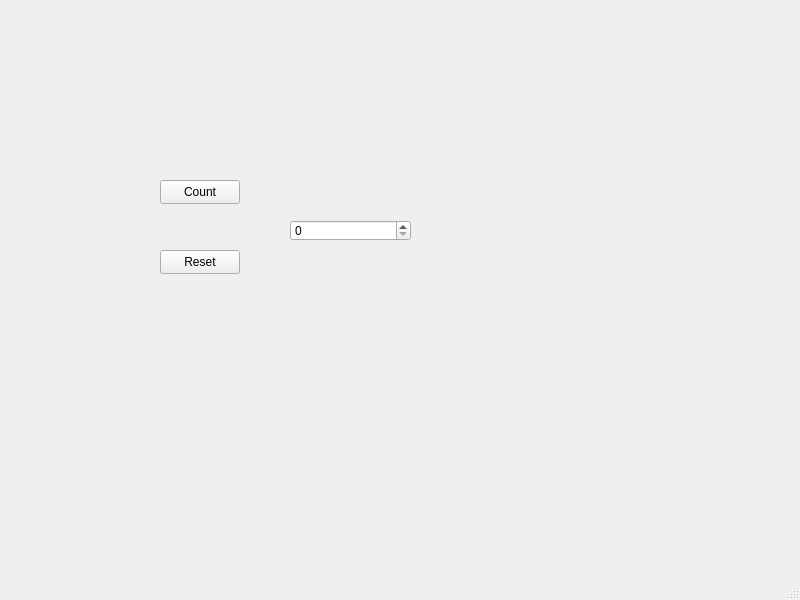
<?xml version="1.0" encoding="UTF-8"?>
<ui version="4.0">
 <class>MainWindow</class>
 <widget class="QMainWindow" name="MainWindow">
  <property name="geometry">
   <rect>
    <x>0</x>
    <y>0</y>
    <width>800</width>
    <height>600</height>
   </rect>
  </property>
  <property name="windowTitle">
   <string>MainWindow</string>
  </property>
  <widget class="QWidget" name="centralwidget">
   <widget class="QPushButton" name="countButton">
    <property name="geometry">
     <rect>
      <x>160</x>
      <y>180</y>
      <width>80</width>
      <height>24</height>
     </rect>
    </property>
    <property name="text">
     <string>Count</string>
    </property>
   </widget>
   <widget class="QPushButton" name="resetButton">
    <property name="geometry">
     <rect>
      <x>160</x>
      <y>250</y>
      <width>80</width>
      <height>24</height>
     </rect>
    </property>
    <property name="text">
     <string>Reset</string>
    </property>
   </widget>
   <widget class="QSpinBox" name="spinBox">
    <property name="geometry">
     <rect>
      <x>290</x>
      <y>220</y>
      <width>121</width>
      <height>21</height>
     </rect>
    </property>
   </widget>
  </widget>
  <widget class="QMenuBar" name="menubar">
   <property name="geometry">
    <rect>
     <x>0</x>
     <y>0</y>
     <width>800</width>
     <height>21</height>
    </rect>
   </property>
  </widget>
  <widget class="QStatusBar" name="statusbar"/>
 </widget>
 <resources/>
 <connections/>
</ui>
